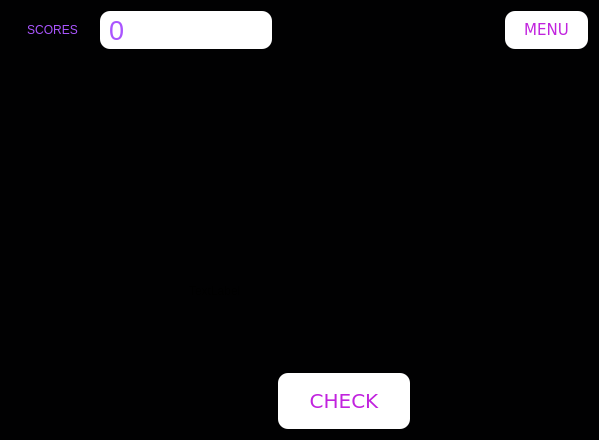
<?xml version="1.0" encoding="UTF-8"?>
<ui version="4.0">
 <class>Dialog</class>
 <widget class="QDialog" name="Dialog">
  <property name="geometry">
   <rect>
    <x>0</x>
    <y>0</y>
    <width>599</width>
    <height>440</height>
   </rect>
  </property>
  <property name="windowTitle">
   <string>Dialog</string>
  </property>
  <property name="styleSheet">
   <string notr="true">background-color: #010102</string>
  </property>
  <layout class="QGridLayout" name="gridLayout">
   <item row="0" column="4">
    <layout class="QVBoxLayout" name="verticalLayout_2"/>
   </item>
   <item row="0" column="0">
    <widget class="QLabel" name="scoresLabel">
     <property name="maximumSize">
      <size>
       <width>99</width>
       <height>26</height>
      </size>
     </property>
     <property name="styleSheet">
      <string notr="true">color: rgb(170, 85, 255);
font: 8pt &quot;Wide Latin&quot;;</string>
     </property>
     <property name="text">
      <string>SCORES</string>
     </property>
     <property name="scaledContents">
      <bool>false</bool>
     </property>
     <property name="alignment">
      <set>Qt::AlignCenter</set>
     </property>
     <property name="openExternalLinks">
      <bool>false</bool>
     </property>
    </widget>
   </item>
   <item row="5" column="2" colspan="3">
    <widget class="QLabel" name="answerLabel">
     <property name="text">
      <string>TextLabel</string>
     </property>
    </widget>
   </item>
   <item row="0" column="5">
    <layout class="QVBoxLayout" name="verticalLayout"/>
   </item>
   <item row="0" column="1" colspan="2">
    <widget class="QLabel" name="scoreLabel">
     <property name="maximumSize">
      <size>
       <width>16777215</width>
       <height>135</height>
      </size>
     </property>
     <property name="styleSheet">
      <string notr="true">background-color: rgb(255, 255, 255);
color: rgb(170, 85, 255);
font: 20pt ;
border-radius:10px;
padding:2px 2px;</string>
     </property>
     <property name="text">
      <string>0</string>
     </property>
    </widget>
   </item>
   <item row="6" column="3">
    <layout class="QVBoxLayout" name="verticalLayout_8">
     <item>
      <widget class="QPushButton" name="checkAnswerButton">
       <property name="styleSheet">
        <string notr="true">background:linear-gradient(to bottom, #c123de 5%, #a20dbd 100%);
	background-color:#ffffff;
	border-radius:10px;
	display:inline-block;
	cursor:pointer;
	color:#c123de;
	font-family:Verdana;
	font-size:20px;
	padding:16px 31px;
	text-decoration:none;
	text-shadow:0px 1px 11px #9b14b3;</string>
       </property>
       <property name="text">
        <string>CHECK</string>
       </property>
      </widget>
     </item>
    </layout>
   </item>
   <item row="6" column="4">
    <layout class="QVBoxLayout" name="verticalLayout_7"/>
   </item>
   <item row="1" column="1">
    <layout class="QVBoxLayout" name="verticalLayout_5"/>
   </item>
   <item row="0" column="3">
    <layout class="QVBoxLayout" name="verticalLayout_3"/>
   </item>
   <item row="6" column="2">
    <layout class="QVBoxLayout" name="verticalLayout_4"/>
   </item>
   <item row="3" column="1">
    <layout class="QVBoxLayout" name="verticalLayout_6"/>
   </item>
   <item row="0" column="6">
    <layout class="QHBoxLayout" name="horizontalLayout">
     <item>
      <widget class="QPushButton" name="menuButton">
       <property name="font">
        <font>
         <family>Verdana</family>
         <pointsize>-1</pointsize>
         <underline>false</underline>
         <strikeout>false</strikeout>
        </font>
       </property>
       <property name="styleSheet">
        <string notr="true">background:linear-gradient(to bottom, #c123de 5%, #a20dbd 100%);
	background-color:#ffffff;
	border-radius:10px;
	display:inline-block;
	cursor:pointer;
	color:#c123de;
	font-family:Verdana;
	font-size:15px;
	padding:10px 11px;
	text-decoration:none;
	text-shadow:0px 1px 11px #9b14b3;</string>
       </property>
       <property name="text">
        <string>MENU</string>
       </property>
      </widget>
     </item>
    </layout>
   </item>
   <item row="2" column="3">
    <widget class="QLabel" name="questionLabel">
     <property name="maximumSize">
      <size>
       <width>16777215</width>
       <height>16777215</height>
      </size>
     </property>
     <property name="sizeIncrement">
      <size>
       <width>0</width>
       <height>0</height>
      </size>
     </property>
     <property name="styleSheet">
      <string notr="true">color: white;
font: 30pt &quot;MS Shell Dlg 2&quot;;</string>
     </property>
     <property name="lineWidth">
      <number>1</number>
     </property>
     <property name="text">
      <string/>
     </property>
     <property name="alignment">
      <set>Qt::AlignCenter</set>
     </property>
    </widget>
   </item>
  </layout>
 </widget>
 <resources>
  <include location="../imgs/imgs.qrc"/>
 </resources>
 <connections/>
</ui>
